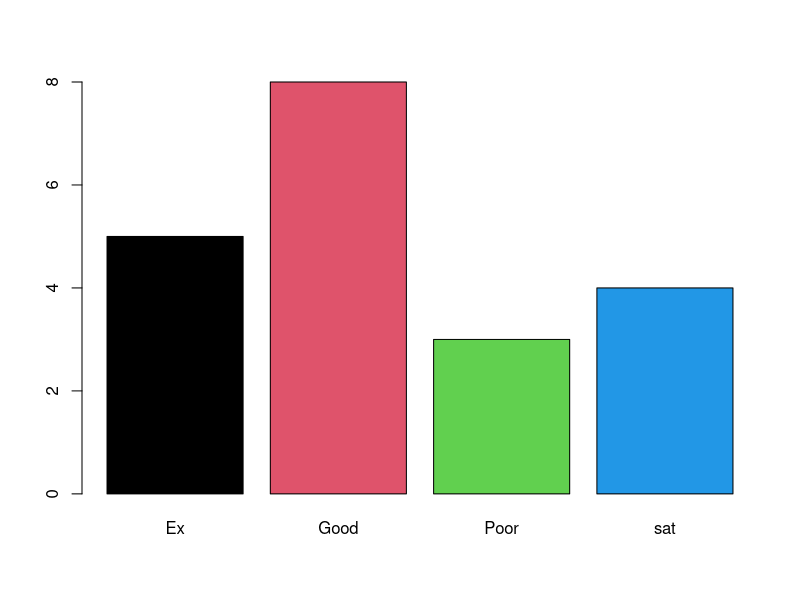
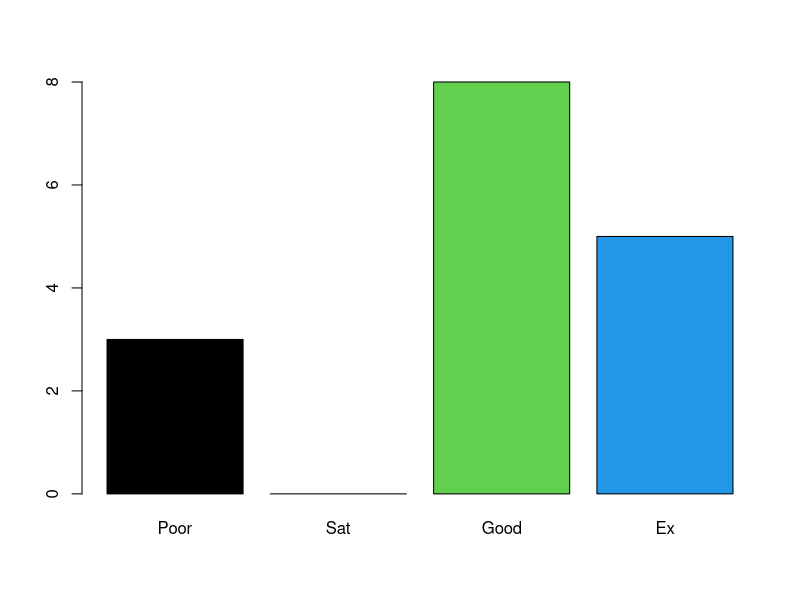

Recreate these plots in R, in order.
#factors
(gender = sample(c('M','F'), size=20, replace=T))
summary(gender)

genderF = factor(gender)
summary(genderF)
genderF

(likscale=sample(c('Ex','Good','sat','Poor'),size=20,replace=T))
summary(likscale)
class(likscale)
likscaleF= factor(likscale)
summary(likscaleF)
class(likscaleF)
likscaleOF= factor(likscale,ordered=T,levels=c('Poor','Sat','Good','Ex'))
summary(likscaleOF)
likscaleOF
barplot(table(likscaleF), col=1:4)
barplot(table(likscaleOF), col=1:4)
